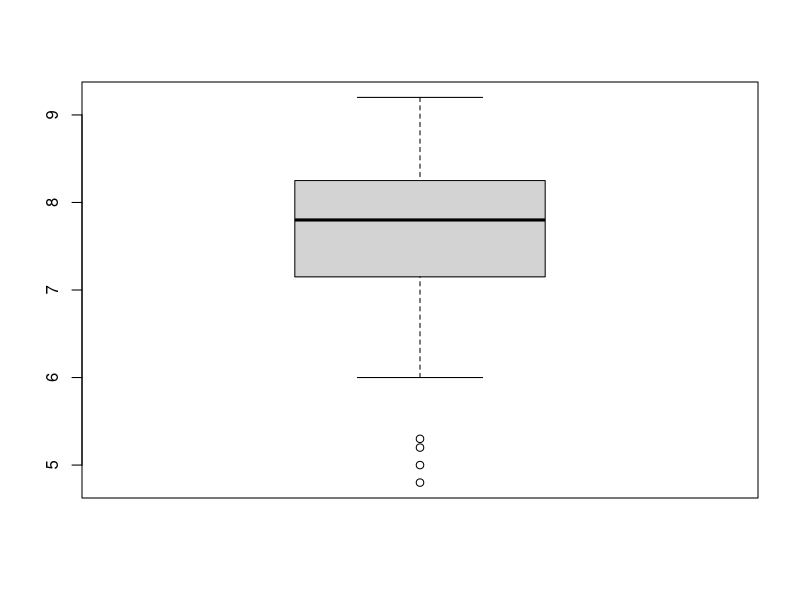
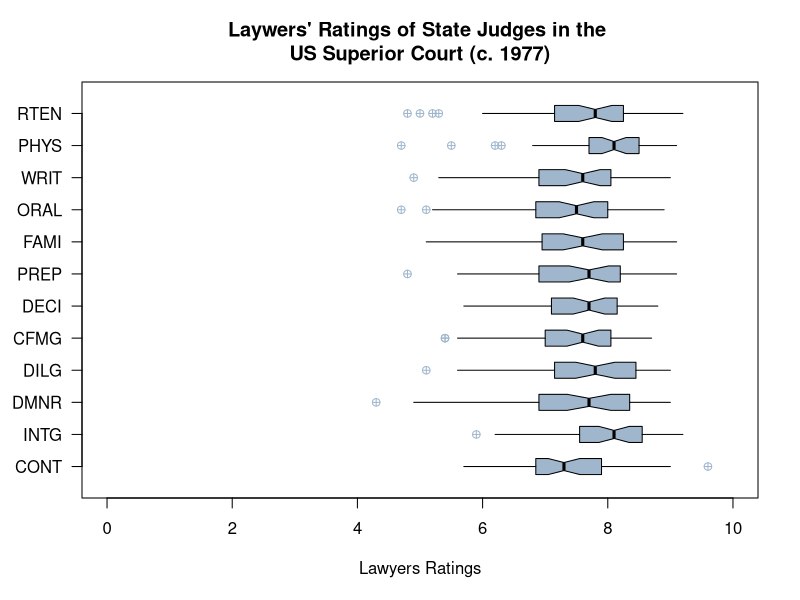

The R source for these figures, in order:
# R Statistics Essential Training
# Ex02_04
# Creating boxplots for quantitative variables

#LOAD DATASET 
require("datasets")
# Lawyers' Ratings of State Judges in the US Superior Court (c. 1977)

?USJudgeRatings

USJudgeRatings

data("USJudgeRatings")

#make a boxplot using the defaults

boxplot(USJudgeRatings$RTEN)
?boxplot

#modify boxplot 
boxplot(USJudgeRatings, 
        horizontal = TRUE,
        las = 1, #Make all labels horizontal
        notch = TRUE, #Notches for CI for median
        ylim = c(0,10), #Specify range on Y axis 
        col = "slategray3",
        boxwex = 0.5, #Width of box as proportion of original
        whisklty = 1, #Whisker line type; 1 - solid line
        staplelty = 0, #staple (line at the end) type; 0 = none
        outpch = 10, #symbols for outliers; 16 = filled circle
        outcol = "slategray3", # color for outliers
        main = "Laywers' Ratings of State Judges in the \nUS Superior Court (c. 1977)",
        xlab = "Lawyers Ratings")

rm(list = ls())
